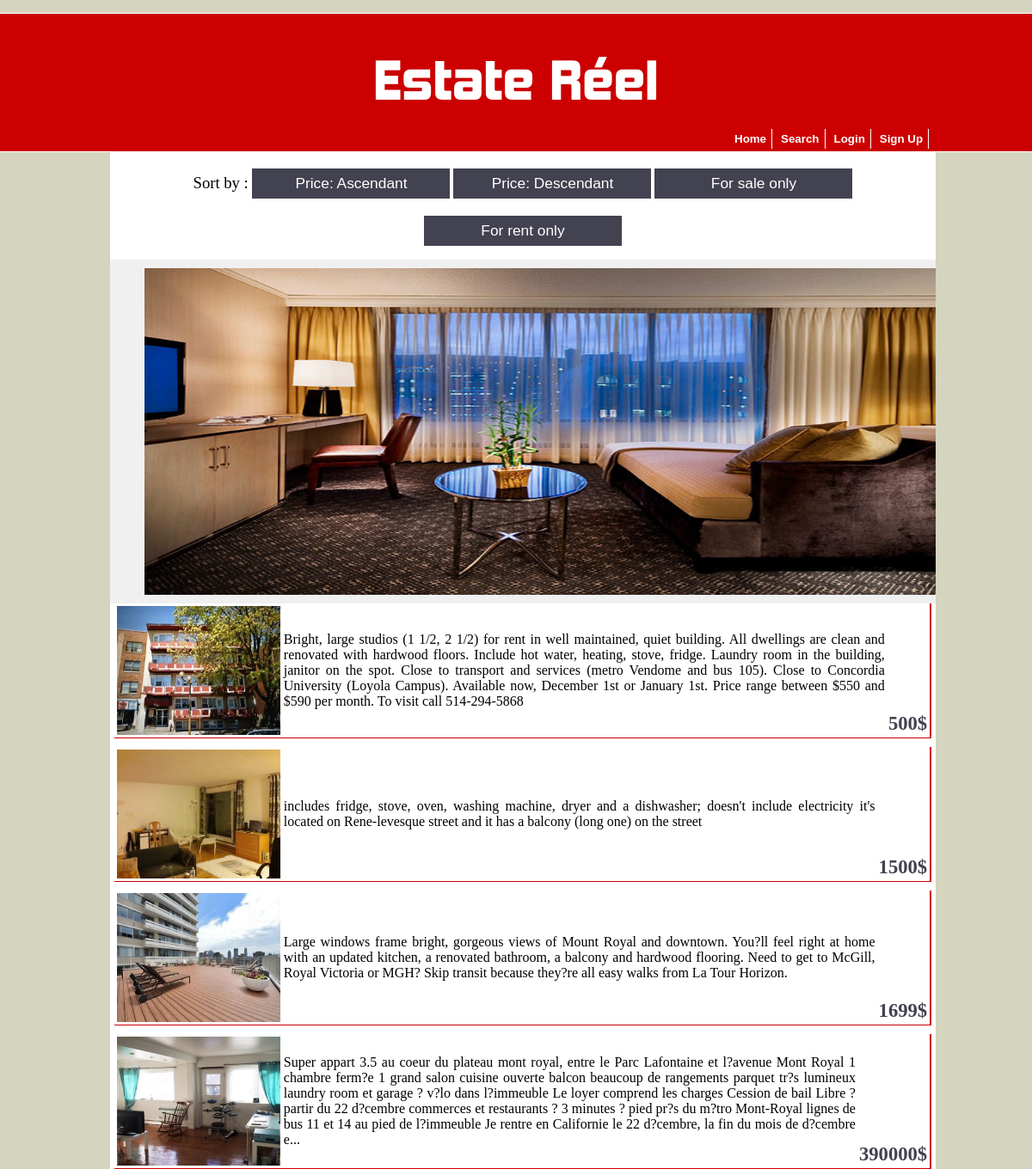
The app's page /index.php?sortBy=low with its own data.
### tables this page shows
CREATE TABLE IF NOT EXISTS `apartment_images` (
`image_id` int(5) NOT NULL,
  `dwelling_Id` int(6) NOT NULL,
  `file_name` varchar(200) NOT NULL,
  `file_size` varchar(200) NOT NULL,
  `file_type` varchar(200) NOT NULL
);

CREATE TABLE IF NOT EXISTS `dwellings` (
`dwelling_Id` int(6) NOT NULL,
  `address_id` int(4) NOT NULL,
  `user_id` int(6) NOT NULL,
  `type` varchar(255) DEFAULT NULL,
  `description` varchar(1000) DEFAULT NULL,
  `no_of_rooms` int(11) DEFAULT NULL,
  `no_of_bathrooms` int(11) DEFAULT NULL,
  `no_of_living_rooms` int(11) DEFAULT NULL,
  `price` int(11) DEFAULT NULL,
  `rangeType` varchar(50) DEFAULT NULL
);

### classes/productClass.php (called while the page is built, shortened)
<?php
	class Product extends Database{
		public function checkSortBy($value){
			if (strcmp($value, "Sale") === 0 || strcmp($value, "Rent") === 0) {
				return $this->sortByRange($value);
			}elseif (strcmp($value, "low") === 0) {
				$value = "ASC";
				return $this->sortByPrice($value);
			}elseif (strcmp($value, "high") === 0) {
				$value = "DESC";
				return $this->sortByPrice($value);
			}else{
				return $this->displayAllProducts();
			}
		}
		public function sortByPrice($value){
			$query = "SELECT * FROM dwellings INNER JOIN apartment_images
                                 ON dwellings.dwelling_Id = apartment_images.dwelling_Id
                           GROUP BY dwellings.dwelling_Id
                           ORDER BY dwellings.price $value";
            return parent::getResultSetAsArray($query);
		}
	}
?>

### classes/databaseClass.php (called while the page is built, shortened)
<?php
	class Database{
		public $connection;
		public function createConnection(){
			$servername = "localhost";
			$username = "root";
			$password = "";
			$db = "PHP_database";
			$this->connection = new mysqli($servername, $username, $password, $db);
			$this->connection->set_charset("utf8");
			return $this->connection;
		}
		public function getResultSetAsArray($query){
			$rs = mysqli_query($this->createConnection(), $query) or die($this->connection->error);
			if($rs->num_rows > 0){
				$index = 0;
				while($row = $rs->fetch_assoc()){
					foreach ($row as $key => $value) {
						$arrayAsResult[$index][$key] = $value;
					}
					$index++;
				}
				return $arrayAsResult;
			}
			return null;
		}
		public function cutDownTheDescription($description){
			if (strlen($description) > 500) {
	            $str = substr($description, 0, 500) . "...";
	            return $str;
	        }else{
	            return $description;
	        }
		}
	}
?>

### index.php (the view, shortened to what this page needs)
<html>
    <head>
        <link rel="stylesheet" type="text/css" href="CSS/mainLayout.css">
        <link rel="stylesheet" type="text/css" href="CSS/carouselLayout.css">
    </head>
    <?php include('PreCode/header.php');
    if(count($bannedUser) == 1){
        $days = $loginObj->dateDiff($bannedUser[0]['to_'], $bannedUser[0]['from_']);
        echo "<p>You are not allowed to be here anymore. You may login after " . $bannedUser[0]['to_'] . ". Your account has been banned for $days days because of the following description: </p>";
        echo $bannedUser[0]['description'];
    ?>
            </section>
    </body>
</html>
<?php
    }else{
    ?>
    <form name="filters" method="GET" action="">
    <label id="sortBy">Sort by : </label>
    <button type="button" id="sort" onClick="window.location.href='index.php?sortBy=low'">Price: Ascendant</button>
    <button type="button" id="sort" onClick="window.location.href='index.php?sortBy=high'">Price: Descendant</button>
    <button type="button" id="sort" onClick="window.location.href='index.php?sortBy=Sale'">For sale only</button>
    <button type="button" id="sort"  onClick="window.location.href='index.php?sortBy=Rent'">For rent only</button>
    </form>
<div id='carousel_container'>
    <div id='carousel_inner'>
        <ul id='carousel_ul'>
            <li><img src='apartment_images/5.jpg' /></li>
        </ul>
    </div>
</div>
    <section id="apartments">
    <?php
        $rsForIndex = null;
        if (isset($_GET['sortBy'])) {
            $value = $_GET['sortBy'];
            $rsForIndex = $productObj->checkSortBy($value);
        }else{
            $rsForIndex = $productObj->displayAllProducts();
        }
        if (count($rsForIndex) > 0) {
            for($row = 0; $row < count($rsForIndex); $row++){
    ?>
                <table id="apt" align="center" onclick="window.location.href='showDetails.php?hiddenID= <?php echo $rsForIndex[$row]['dwelling_Id']; ?> '">
                    <tbody>
                        <tr id="col1">
                            <td rowspan="3"><img id="placeImg" src="apartment_images/<?php echo $rsForIndex[$row]['file_name']; ?> "/></td>
                            <td rowspan="3" id="col2">
                                <?php echo $databaseObj->cutDownTheDescription($rsForIndex[$row]['description']); ?>
                            <th></th>
                          </tr>
                          <tr>
                            <td></td>
                          </tr>
                          <tr id="price">
                            <td><p id="number"> <?php echo $rsForIndex[$row]['price'] . "$"; ?> </p></td>
                          </tr>
                    </tbody>
                </table>
    <?php
            }
        }
    ?>
    </section>
    </section>
    </body>
</html>
<?php   } ?>

### CSS/mainLayout.css (style rules this page uses)
body { background-color: #D4D4BF; text-align: center; height: 100%; }
#apt, #apt2 { height: auto; margin-top: 10px; border-right: 2px solid #C00; border-bottom: 1px solid #C00; width: 99%; text-align: justify; cursor: pointer; }
#placeImg { height: 150px; width: 190px; }
#col2 { width: 80%; }
#price { margin-top: 50px; height: 10px; }
#number { font-weight: bolder; font-size: 17pt; color: #424250; }
#sort { width: 230px; border: none; height: 35px; font-size: 13pt; margin-top: 20px; background-color: #424250; color: white; }
#sortBy { font-size: 14pt; font-weight: italic; }

### CSS/carouselLayout.css (style rules this page uses)
#carousel_inner { float:left; width:100%; overflow: hidden; background: #F0F0F0; }
#carousel_container { width: 100%; float: left; }
#carousel_ul { position:relative; left:-210px; list-style-type: none; margin: 0px; padding: 0px; width:9999px; padding-bottom:10px; }
#carousel_ul li { float: left; width:1250px; padding:0px; height:380px; background: #000000; margin-top:10px; margin-bottom:10px; margin-left: 2.5%; margin-right:5px; }
#carousel_ul li img { .margin-bottom:-4px; cursor:pointer; cursor: hand; border:0px; width:1250px; height:380px; }

### records on screen
apartment_images: file_name (picture), dwelling_Id.description "Bright, large studios (1 1/2, 2 1/2) for rent in well maintained, quiet building. All dwellings are clean and renovated with hardwood floors. Include hot water, heating, stove, fridge. Laundry room in the building, janitor on the spot. Close to transport and services (metro Vendome and bus 105). Close to Concordia University (Loyola Campus). Available now, December 1st or January 1st. Price range between $550 and $590 per month. To visit call 514-294-5868", dwelling_Id.price "500"
apartment_images: file_name (picture), dwelling_Id.description "includes fridge, stove, oven, washing machine, dryer and a dishwasher; doesn't include electricity it's located on Rene-levesque street and it has a balcony (long one) on the street", dwelling_Id.price "1500"
apartment_images: file_name (picture), dwelling_Id.description "Large windows frame bright, gorgeous views of Mount Royal and downtown. You?ll feel right at home with an updated kitchen, a renovated bathroom, a balcony and hardwood flooring. Need to get to McGill, Royal Victoria or MGH? Skip transit because they?re all easy walks from La Tour Horizon.", dwelling_Id.price "1699"
apartment_images: file_name (picture), dwelling_Id.description "Super appart 3.5 au coeur du plateau mont royal, entre le Parc Lafontaine et l?avenue Mont Royal 1 chambre ferm?e 1 grand salon cuisine ouverte balcon beaucoup de rangements parquet tr?s lumineux laundry room et garage ? v?lo dans l?immeuble Le loyer comprend les charges Cession de bail Libre ? partir du 22 d?cembre commerces et restaurants ? 3 minutes ? pied pr?s du m?tro Mont-Royal lignes de bus 11 et 14 au pied de l?immeuble Je rentre en Californie le 22 d?cembre, la fin du mois de d?cembre e...", dwelling_Id.price "390000"
